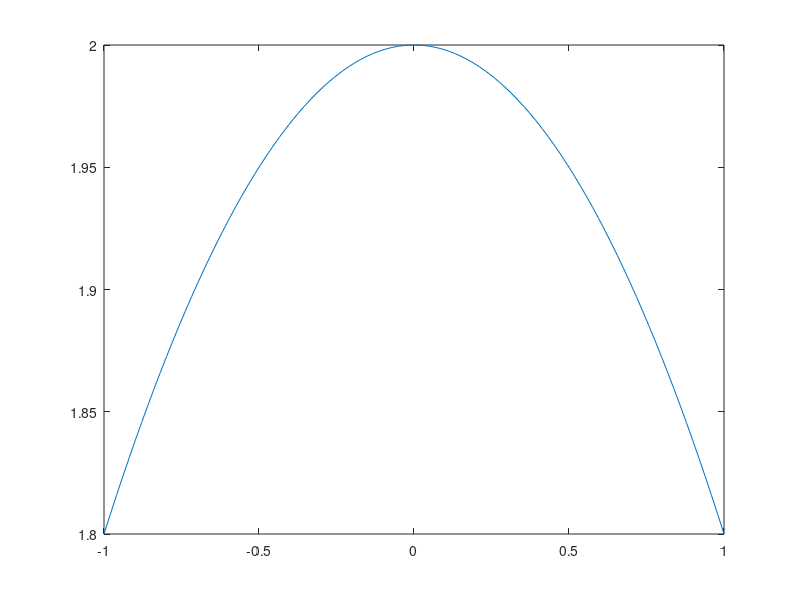

This chart was generated by the following MATLAB code:
clear;clc; close all
a = 0.9;
b = 2;
Vmax = 2;
R = 1;
x = linspace(-1,1);

v = Vmax.*(1-(1-a).*abs(x./R).^b);

plot(x,v)